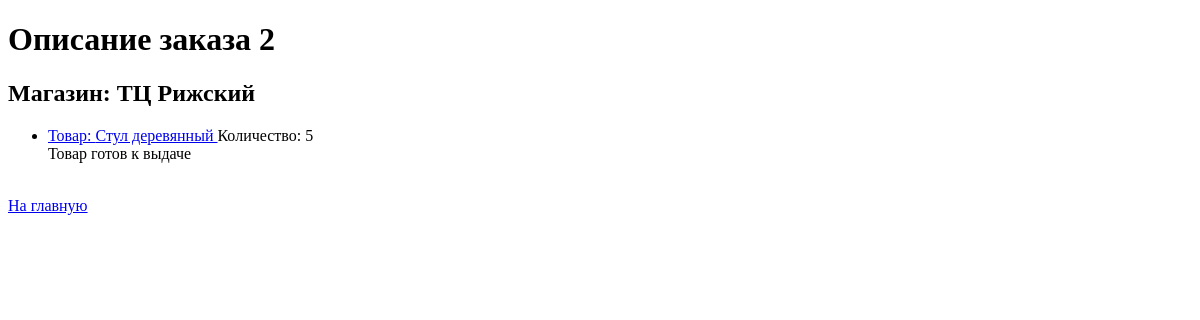
The app's page /buy/orders/number/2 (signed in), older data.
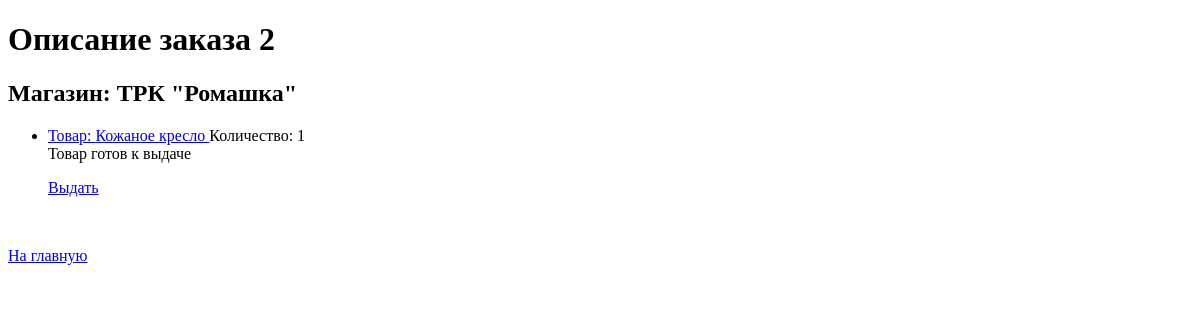
The same page, newer data.
### app/models/shop.py (models this page shows)
class Shops(Base):
    __tablename__ = 'shops'
    __table_args__ = {'keep_existing': True}
    id = Column(INTEGER, primary_key=True)
    name = Column(String, unique=True)
    location = Column(String)
    is_active = Column(BOOLEAN, default=True)
    used_buy = relationship(
        'BuyerProd',
        back_populates='shop',
        cascade='save-update, merge, delete, delete-orphan',
        passive_deletes=True,
    )

### app/models/product.py (models this page shows)
class ProductModel(Base):
    __tablename__ = 'products'
    __table_args__ = {'keep_existing': True}
    id = Column(INTEGER, primary_key=True)
    name = Column(String, index=True)
    description = Column(String)
    item_number = Column(String)
    price = Column(DOUBLE)
    count = Column(INTEGER)
    is_active = Column(BOOLEAN, default=True)
    category_id = Column(INTEGER, ForeignKey('categories.id', ondelete='CASCADE'), nullable=False)
    action = Column(BOOLEAN, default=False)
    img = Column(String)
    category = relationship('Categories', back_populates='product')
    used_buy = relationship(
        'BuyerProd',
        back_populates='product',
        cascade='save-update, merge, delete, delete-orphan',
        passive_deletes=True,
    )

### app/routers/buy.py (the view)
@buy_router.get('/orders/{user_id}')
async def orders_get(request: Request, db: Annotated[Session, Depends(get_db)], user_id: int = -1, number: str = '',
                     page: str = '', user=Depends(get_current_user)):
    info = {'request': request, 'title': 'История заказов'}
    if page == '':
        page = 0
    else:
        page = int(page)
    if user is None:
        return RedirectResponse(f'/main', status_code=status.HTTP_303_SEE_OTHER)
    if not any((user.is_staff, user.admin)) and user.id != user_id:
        return RedirectResponse(f'/main', status_code=status.HTTP_303_SEE_OTHER)
    if number != '':
        buy_prods = db.scalars(select(BuyerProd).where((BuyerProd.user_id == user_id) &
                                                       (BuyerProd.id_operation == number))).all()
    else:
        buy_prods = db.scalars(select(BuyerProd).where(BuyerProd.user_id == user_id).
                               order_by(BuyerProd.id_operation.desc())).all()
    if buy_prods is not None:
        orders = get_orders_by_list(list(buy_prods))
        info['orders'], info['service'] = pagination(orders, page, 4)
    return templates.TemplateResponse('order_list_page.html', info)

### app/templates/buy/order_page.html (shortened to what this page needs)
<!DOCTYPE html>
<html lang="en">
<head>
    <link href="{{ url_for('static', path='/style.css') }}" rel="stylesheet">
</head>
<body>
        <h1> {{title}} {{order.number}} </h1>
        <h2>Магазин: {{order.shop.name}}</h2>
            <ul>
            {% for item in order.data_prods %}
                <li> <a href="/product/{{item['product'].id}}"> Товар: {{item['product'].name}} </a>
                     Количество: {{item['count']}} <br>
                     {% if item['used'] %}
                        Товар выдан <br>
                        {% if admin %} <p><a href="?used=-1&prod={{item['product'].id}}"> отменить </a></p> {% endif %}
                     {% else %}
                        Товар готов к выдаче <br>
                        {% if is_staff %} <p><a href="?used=1&prod={{item['product'].id}}"> Выдать </a></p> {% endif %}
                     {% endif %} <br>
                </li>
            {% endfor %}
            </ul>
        <p><a href="/main"> На главную</a></p>
</body>
</html>

Row changes from the older to the newer data that the page shows:
no longer on this page (row edited): ProductModel: product.name "Стул деревянный"
changed Shops: shop.name "ТЦ Рижский" → "ТРК \"Ромашка\""
now on this page (row edited): ProductModel: product.name "Кожаное кресло"
Text that changed along with them:
new list line: "Товар: Количество: 1 Товар готов к выдаче Выдать"
list line gone: "Товар: Количество: 5 Товар готов к выдаче"
